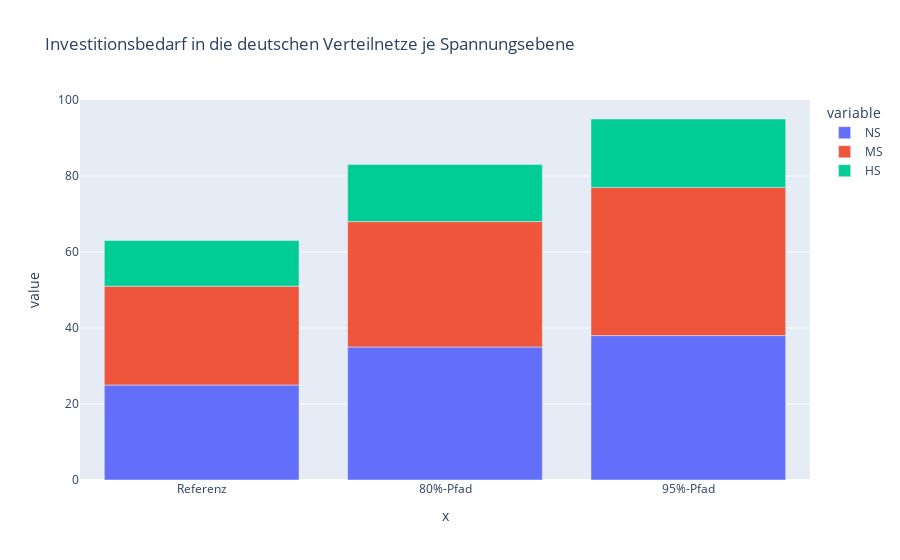

Here is the notebook cell this chart was saved with:
### Code cell
fig = px.bar(df_DS_CAPEX.loc['BCG'],
             x=df_DS_CAPEX.loc['BCG'].index.get_level_values(0),
             y=["NS", "MS", "HS"],
             title="Investitionsbedarf in die deutschen Verteilnetze je Spannungsebene")
fig.show()

### Figure 1 — Plotly figure (JSON) as saved in the notebook; plotly's stock layout.template omitted (floating-point values rounded to 4 significant figures)
{"data": [{"alignmentgroup": "True", "hovertemplate": "variable=NS<br>x=%{x}<br>value=%{y}<extra></extra>", "legendgroup": "NS", "marker": {"color": "#636efa"}, "name": "NS", "offsetgroup": "NS", "orientation": "v", "showlegend": true, "textposition": "auto", "type": "bar", "x": ["Referenz", "80%-Pfad", "95%-Pfad"], "xaxis": "x", "y": [25, 35, 38], "yaxis": "y"}, {"alignmentgroup": "True", "hovertemplate": "variable=MS<br>x=%{x}<br>value=%{y}<extra></extra>", "legendgroup": "MS", "marker": {"color": "#EF553B"}, "name": "MS", "offsetgroup": "MS", "orientation": "v", "showlegend": true, "textposition": "auto", "type": "bar", "x": ["Referenz", "80%-Pfad", "95%-Pfad"], "xaxis": "x", "y": [26, 33, 39], "yaxis": "y"}, {"alignmentgroup": "True", "hovertemplate": "variable=HS<br>x=%{x}<br>value=%{y}<extra></extra>", "legendgroup": "HS", "marker": {"color": "#00cc96"}, "name": "HS", "offsetgroup": "HS", "orientation": "v", "showlegend": true, "textposition": "auto", "type": "bar", "x": ["Referenz", "80%-Pfad", "95%-Pfad"], "xaxis": "x", "y": [12, 15, 18], "yaxis": "y"}], "layout": {"barmode": "relative", "legend": {"title": {"text": "variable"}, "tracegroupgap": 0}, "title": {"text": "Investitionsbedarf in die deutschen Verteilnetze je Spannungsebene"}, "xaxis": {"anchor": "y", "domain": [0, 1], "title": {"text": "x"}}, "yaxis": {"anchor": "x", "domain": [0, 1], "title": {"text": "value"}}}}
